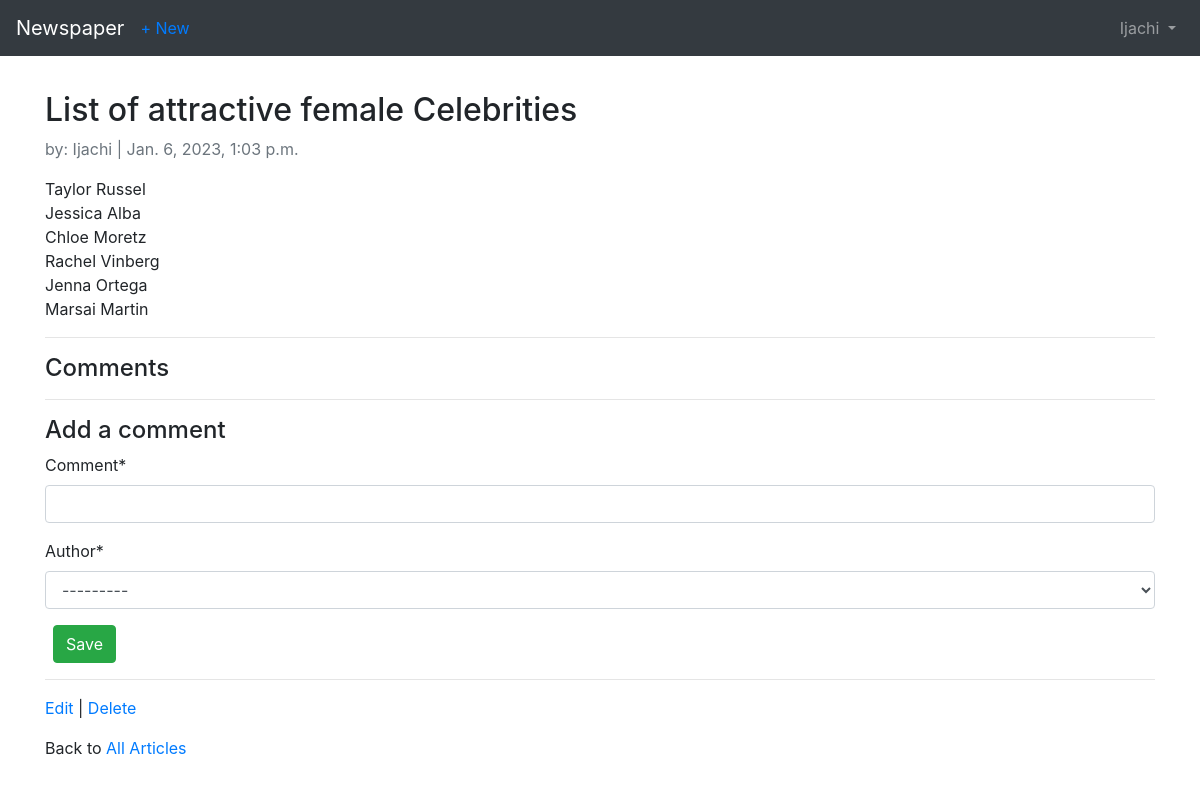
The page /articles/4/ (signed in) on the database as committed earlier.
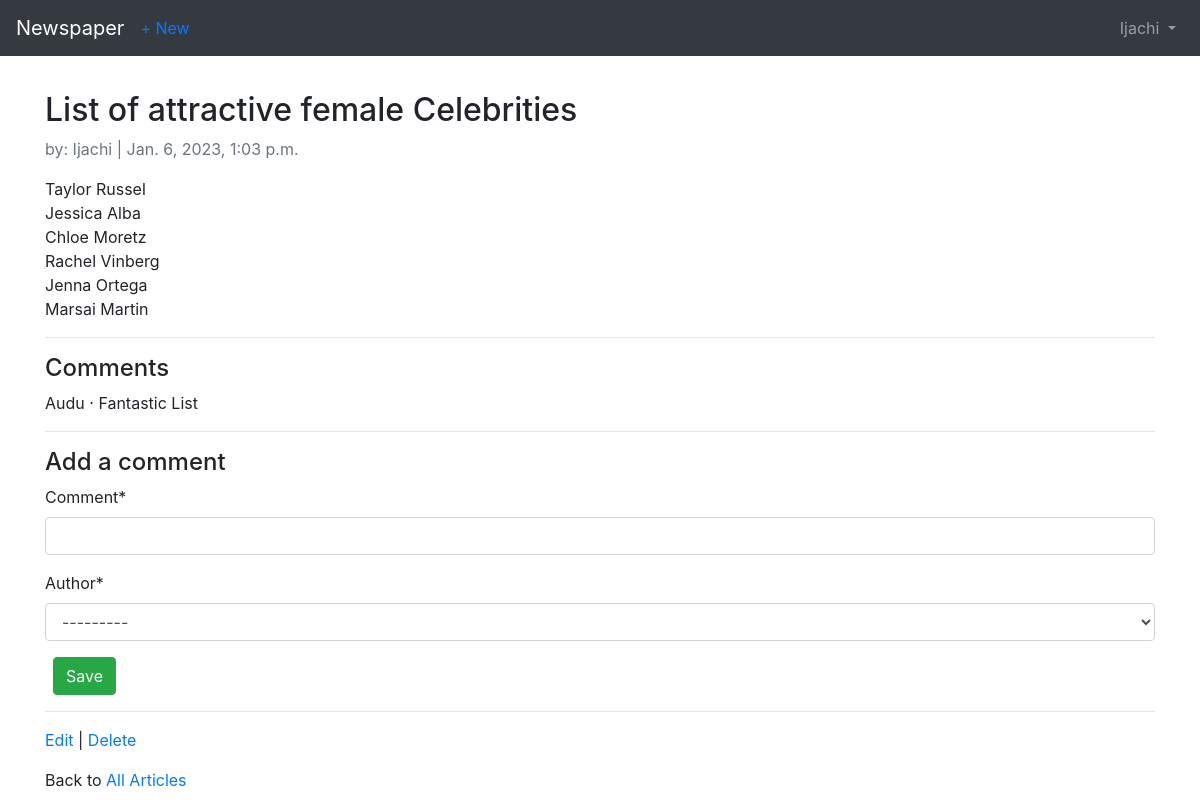
The same page on the database as committed later.
### articles/models.py (models this page shows, shortened)
class Comment(models.Model):
    article = models.ForeignKey(
        Article,
        on_delete=models.CASCADE,
        related_name="comments"
    )
    comment = models.CharField(max_length=140)
    author = models.ForeignKey(
        get_user_model(),
        on_delete=models.CASCADE
    )
    def __str__(self):
        return self.comment

### users/models.py (models this page shows)
class CustomUser(AbstractUser):
    age = models.PositiveIntegerField(null=True, blank=True)

### articles/views.py (the view, shortened to what this page needs)
# urls.py: path("<int:pk>/", ArticleDetailView.as_view(), name="article_detail"),
class ArticleDetailView(LoginRequiredMixin, View):
    def get(self, request, *args, **kwargs):
        view = CommentGet.as_view()
        return view(request, *args, **kwargs)

### articles/views.py (called while the page is built)
    def get_context_data(self, **kwargs):
        context = super().get_context_data(**kwargs)
        context["form"] = CommentForm
        return context

### templates/article_detail.html (shortened to what this page needs)
{% extends "base.html" %}
{% load crispy_forms_tags %}
{% block content %}
    <div class="article-entry">
        <h2>{{ article.title }}</h2>
        <p class="text-muted">by: {{ article.author|capfirst }} | {{ article.date }}</p>
        <p>{{ article.body|linebreaksbr }}</p>
    </div>
    <hr>
    <h4>Comments</h4>
    {% for comment in article.comments.all %}
        <p>{{ comment.author|capfirst }} &middot; {{ comment }}</p>
    {% endfor %}
    <hr>
    <h4>Add a comment</h4>
    <form action="" method="post">
        {{ form|crispy }}
        <button class="btn btn-success ml-2" type="submit">Save</button>
    </form>
    <hr>
    <p>
        <a href="{% url 'article_edit' article.pk %}">Edit</a> |
        <a href="{% url 'article_delete' article.pk %}">Delete</a>
    </p>
    <p>Back to <a href="{% url 'article_list' %}">All Articles</a></p>
{% endblock content %}

Rows that differ between the two databases and show on the page:
added Comment: author "Audu", comment "Fantastic List"
